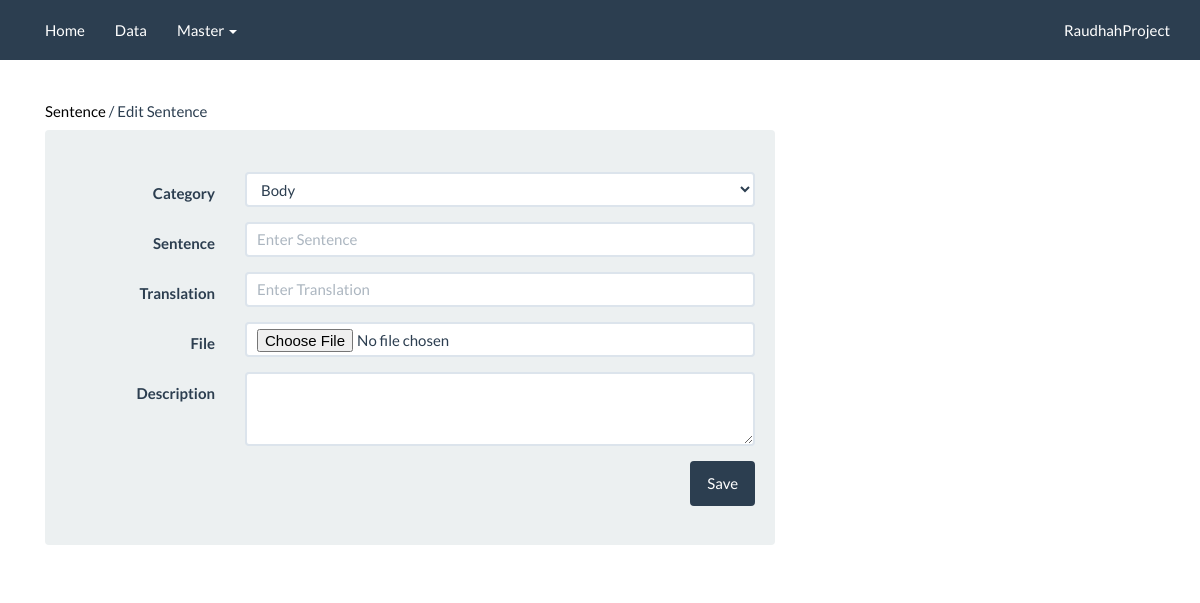
The page /sentence_edit.php?id=3 on the database as committed earlier.
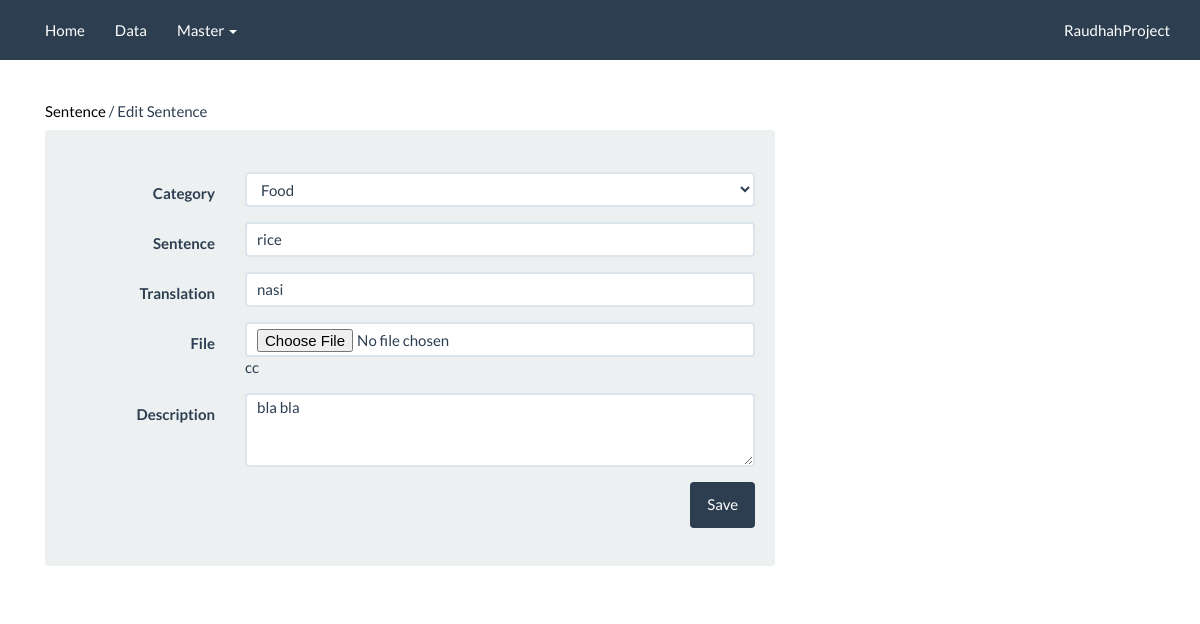
The same page on the database as committed later.
### tables this page shows
CREATE TABLE `sentence` (
  `id` int(11) NOT NULL,
  `category` int(11) NOT NULL,
  `sentence` varchar(225) NOT NULL,
  `translation` varchar(225) NOT NULL,
  `file` varchar(225) NOT NULL,
  `description` tinytext NOT NULL
);

CREATE TABLE `category` (
  `id` int(11) NOT NULL,
  `category_name` varchar(128) NOT NULL
);

### pdo/class.db.php (called while the page is built, shortened)
<?php
class db extends PDO {
	private function cleanup($bind) {
		if(!is_array($bind)) {
			if(!empty($bind))
				$bind = array($bind);
			else
				$bind = array();
		}
		return $bind;
	}
	public function run($sql, $bind="") {
		$this->sql = trim($sql);
		$this->bind = $this->cleanup($bind);
		try {
			$pdostmt = $this->prepare($this->sql);
			if($pdostmt->execute($this->bind) !== false) {
				if(preg_match("/^(" . implode("|", array("select", "describe", "pragma")) . ") /i", $this->sql))
					return $pdostmt->fetchAll(PDO::FETCH_ASSOC);
				elseif(preg_match("/^(" . implode("|", array("delete", "insert", "update")) . ") /i", $this->sql))
					return $pdostmt->rowCount();
			}
		} catch (PDOException $e) {
			$this->error = $e->getMessage();
			$this->debug();
			return false;
		}
	}
	public function select($table, $where="", $bind="", $fields="*") {
		$sql = "SELECT " . $fields . " FROM " . $table;
		$sql .= ";";
		return $this->run($sql, $bind);
	}
}
?>

### sentence_edit.php (the view, shortened to what this page needs)
<?php
		include_once 'koneksi.php';
		$id = $_GET['id'];
		$category = $db->select("category");
		$sql = "select
						category.category_name,
						sentence.*
						from
							category join sentence
						on
							sentence.category = category.id
						where
							sentence.id = $id";
	$results = $db->run($sql);
 ?>
<?php include('_template/head.php'); ?>
<?php include('_template/menu.php'); ?>
<div class="container">
	<div class="row">
		<div class="col-lg-12">
			<div class="col-lg-8">
				<div><br></div>
				<div><br></div>
				<h5><a style="color:black" href="sentence.php">Sentence</a> / Edit Sentence</h5>
				<div class="well bs-component">
					<br>
					<form action="sentence_update.php" method="POST" enctype="multipart/form-data" class="form-horizontal">
						<div class="form-group">
				      <label for="inputEmail" class="col-lg-3 control-label pull-left">Category</label>
				      <div class="col-lg-9">
				        <select required="" name="category" class="form-control">
				        	<?php foreach ($category as $key => $value): ?>
				        		<option value="<?php echo $value['id'] ?>"
				        		<?php if ($value['id']==$results[0]['category']) {
				        			echo "selected";
				        		} ?>
				        		><?php echo $value['category_name'] ?></option>
				        	<?php endforeach ?>
				        </select>
				      </div>
				    </div>
				    <div class="form-group">
				      <label  class="col-lg-3 control-label pull-left">Sentence</label>
				      <div class="col-lg-9">
				        <input required="" type="text" name="sentence" class="form-control" value="<?php echo $results[0]['sentence']?>" placeholder="Enter Sentence">
				      </div>
				    </div>
				    <div class="form-group">
				      <label  class="col-lg-3 control-label pull-left">Translation</label>
				      <div class="col-lg-9">
				        <input required="" type="text" value="<?php echo $results[0]['translation']?>"  name="translation" class="form-control" placeholder="Enter Translation">
				      </div>
				    </div>
				    <div class="form-group">
				      <label  class="col-lg-3 control-label pull-left">File</label>
				      <div class="col-lg-9">
				        <input type="file" name="file" class="form-control" ><span><?php echo $results[0]['file']?></span>
				      </div>
				    </div>
				    <div class="form-group">
				      <label  class="col-lg-3 control-label pull-left">Description</label>
				      <div class="col-lg-9">
				        <textarea required="" name="description" class="form-control"  rows="4"><?php echo $results[0]['description']?></textarea>
				      </div>
				    </div>
						<div class="pull-right">
						<input type="submit" value="Save" class="btn btn-primary">
						</div>
						<br><br><br>
					</form>
				</div>
			</div>
		</div>
	</div>
</div>
<?php include('_template/foot.php'); ?>

Rows that differ between the two databases and show on the page:
added sentence: category "Food"
now on this page (row unchanged): category: sentence "rice", translation "nasi", sentence.file "cc", description "bla bla"
Other text that changed with them:
form field category: "Body" → (not shown)
